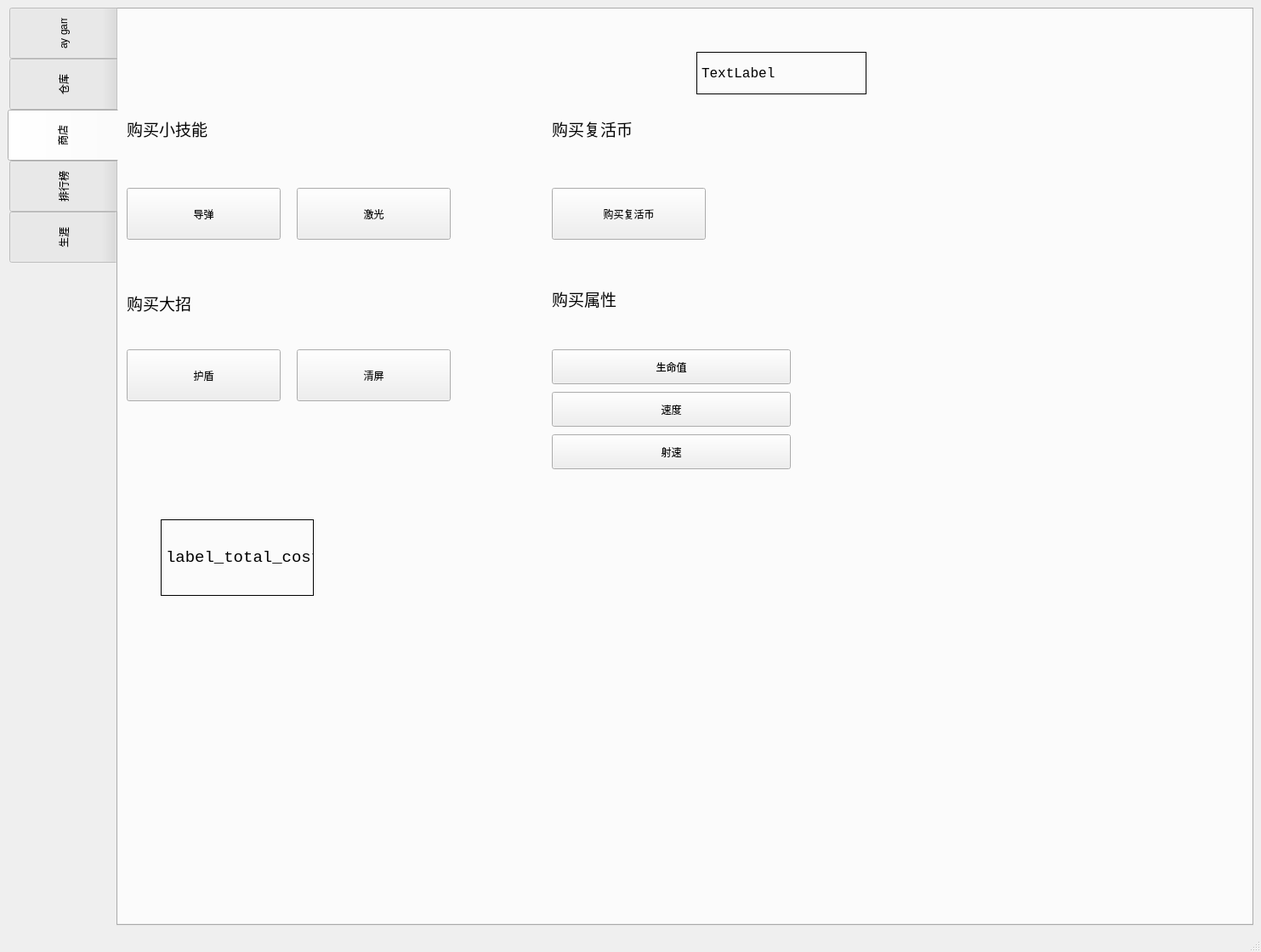
<?xml version="1.0" encoding="UTF-8"?>
<ui version="4.0">
 <class>MainWindow</class>
 <widget class="QMainWindow" name="MainWindow">
  <property name="geometry">
   <rect>
    <x>0</x>
    <y>0</y>
    <width>1483</width>
    <height>1120</height>
   </rect>
  </property>
  <property name="windowTitle">
   <string>MainWindow</string>
  </property>
  <widget class="QWidget" name="centralwidget">
   <layout class="QGridLayout" name="gridLayout_2">
    <item row="1" column="0">
     <widget class="QTabWidget" name="tabWidget">
      <property name="styleSheet">
       <string notr="true">QTabBar::tab{width:130}
QTabBar::tab{height:60}</string>
      </property>
      <property name="tabPosition">
       <enum>QTabWidget::West</enum>
      </property>
      <property name="tabShape">
       <enum>QTabWidget::Rounded</enum>
      </property>
      <property name="currentIndex">
       <number>2</number>
      </property>
      <property name="elideMode">
       <enum>Qt::ElideNone</enum>
      </property>
      <property name="usesScrollButtons">
       <bool>true</bool>
      </property>
      <property name="tabsClosable">
       <bool>false</bool>
      </property>
      <property name="movable">
       <bool>false</bool>
      </property>
      <widget class="QWidget" name="tab_3">
       <attribute name="title">
        <string>play game</string>
       </attribute>
       <widget class="QLabel" name="label">
        <property name="geometry">
         <rect>
          <x>100</x>
          <y>110</y>
          <width>131</width>
          <height>61</height>
         </rect>
        </property>
        <property name="font">
         <font>
          <family>华文新魏</family>
          <pointsize>14</pointsize>
         </font>
        </property>
        <property name="text">
         <string>选择难度</string>
        </property>
       </widget>
       <widget class="QComboBox" name="comboBox_choose_level">
        <property name="geometry">
         <rect>
          <x>280</x>
          <y>120</y>
          <width>161</width>
          <height>41</height>
         </rect>
        </property>
        <property name="font">
         <font>
          <family>Consolas</family>
          <pointsize>14</pointsize>
         </font>
        </property>
        <item>
         <property name="text">
          <string>easy</string>
         </property>
        </item>
        <item>
         <property name="text">
          <string>normal</string>
         </property>
        </item>
        <item>
         <property name="text">
          <string>hard</string>
         </property>
        </item>
        <item>
         <property name="text">
          <string>lunatic</string>
         </property>
        </item>
       </widget>
       <widget class="QPushButton" name="btn_to_mainscene">
        <property name="geometry">
         <rect>
          <x>330</x>
          <y>340</y>
          <width>241</width>
          <height>51</height>
         </rect>
        </property>
        <property name="font">
         <font>
          <family>Consolas</family>
          <pointsize>16</pointsize>
         </font>
        </property>
        <property name="text">
         <string>开始游戏</string>
        </property>
       </widget>
       <widget class="QLabel" name="label_5">
        <property name="geometry">
         <rect>
          <x>100</x>
          <y>230</y>
          <width>131</width>
          <height>61</height>
         </rect>
        </property>
        <property name="font">
         <font>
          <family>华文新魏</family>
          <pointsize>14</pointsize>
         </font>
        </property>
        <property name="text">
         <string>选择模式</string>
        </property>
       </widget>
       <widget class="QComboBox" name="comboBox_choose_model">
        <property name="geometry">
         <rect>
          <x>280</x>
          <y>240</y>
          <width>161</width>
          <height>41</height>
         </rect>
        </property>
        <property name="font">
         <font>
          <family>Consolas</family>
          <pointsize>14</pointsize>
         </font>
        </property>
        <item>
         <property name="text">
          <string>普通模式</string>
         </property>
        </item>
        <item>
         <property name="text">
          <string>无尽模式</string>
         </property>
        </item>
       </widget>
      </widget>
      <widget class="QWidget" name="tab_5">
       <attribute name="title">
        <string>仓库</string>
       </attribute>
       <widget class="QLabel" name="label_has_reborn_coin">
        <property name="geometry">
         <rect>
          <x>30</x>
          <y>70</y>
          <width>311</width>
          <height>41</height>
         </rect>
        </property>
        <property name="font">
         <font>
          <family>Consolas</family>
          <pointsize>12</pointsize>
         </font>
        </property>
        <property name="frameShape">
         <enum>QFrame::Panel</enum>
        </property>
        <property name="text">
         <string>label_has_reborn_coin</string>
        </property>
       </widget>
       <widget class="QLabel" name="label_has_missle">
        <property name="geometry">
         <rect>
          <x>30</x>
          <y>250</y>
          <width>311</width>
          <height>41</height>
         </rect>
        </property>
        <property name="font">
         <font>
          <family>Consolas</family>
          <pointsize>12</pointsize>
         </font>
        </property>
        <property name="frameShape">
         <enum>QFrame::Panel</enum>
        </property>
        <property name="text">
         <string>导弹(已拥有)</string>
        </property>
       </widget>
       <widget class="QLabel" name="label_has_laser">
        <property name="geometry">
         <rect>
          <x>30</x>
          <y>310</y>
          <width>311</width>
          <height>41</height>
         </rect>
        </property>
        <property name="font">
         <font>
          <family>Consolas</family>
          <pointsize>12</pointsize>
         </font>
        </property>
        <property name="frameShape">
         <enum>QFrame::Panel</enum>
        </property>
        <property name="text">
         <string>激光(已拥有)</string>
        </property>
       </widget>
       <widget class="QLabel" name="label_has_shield">
        <property name="geometry">
         <rect>
          <x>30</x>
          <y>370</y>
          <width>311</width>
          <height>41</height>
         </rect>
        </property>
        <property name="font">
         <font>
          <family>Consolas</family>
          <pointsize>12</pointsize>
         </font>
        </property>
        <property name="frameShape">
         <enum>QFrame::Panel</enum>
        </property>
        <property name="text">
         <string>护盾(已拥有)</string>
        </property>
       </widget>
       <widget class="QLabel" name="label_has_screenclear">
        <property name="geometry">
         <rect>
          <x>30</x>
          <y>430</y>
          <width>311</width>
          <height>41</height>
         </rect>
        </property>
        <property name="font">
         <font>
          <family>Consolas</family>
          <pointsize>12</pointsize>
         </font>
        </property>
        <property name="frameShape">
         <enum>QFrame::Panel</enum>
        </property>
        <property name="text">
         <string>清屏(已拥有)</string>
        </property>
       </widget>
       <widget class="QLabel" name="label_has_coins">
        <property name="geometry">
         <rect>
          <x>680</x>
          <y>50</y>
          <width>200</width>
          <height>50</height>
         </rect>
        </property>
        <property name="font">
         <font>
          <family>Consolas</family>
          <pointsize>12</pointsize>
         </font>
        </property>
        <property name="frameShape">
         <enum>QFrame::Panel</enum>
        </property>
        <property name="text">
         <string>label_has_coins</string>
        </property>
       </widget>
       <widget class="QLabel" name="label_has_missle_no">
        <property name="geometry">
         <rect>
          <x>370</x>
          <y>250</y>
          <width>311</width>
          <height>41</height>
         </rect>
        </property>
        <property name="font">
         <font>
          <family>Consolas</family>
          <pointsize>12</pointsize>
         </font>
        </property>
        <property name="frameShape">
         <enum>QFrame::Panel</enum>
        </property>
        <property name="text">
         <string>导弹(未拥有)</string>
        </property>
       </widget>
       <widget class="QLabel" name="label_has_laser_no">
        <property name="geometry">
         <rect>
          <x>370</x>
          <y>310</y>
          <width>311</width>
          <height>41</height>
         </rect>
        </property>
        <property name="font">
         <font>
          <family>Consolas</family>
          <pointsize>12</pointsize>
         </font>
        </property>
        <property name="frameShape">
         <enum>QFrame::Panel</enum>
        </property>
        <property name="text">
         <string>激光(未拥有)</string>
        </property>
       </widget>
       <widget class="QLabel" name="label_has_shield_no">
        <property name="geometry">
         <rect>
          <x>370</x>
          <y>370</y>
          <width>311</width>
          <height>41</height>
         </rect>
        </property>
        <property name="font">
         <font>
          <family>Consolas</family>
          <pointsize>12</pointsize>
         </font>
        </property>
        <property name="frameShape">
         <enum>QFrame::Panel</enum>
        </property>
        <property name="text">
         <string>护盾(未拥有)</string>
        </property>
       </widget>
       <widget class="QLabel" name="label_has_screenclear_no">
        <property name="geometry">
         <rect>
          <x>370</x>
          <y>430</y>
          <width>311</width>
          <height>41</height>
         </rect>
        </property>
        <property name="font">
         <font>
          <family>Consolas</family>
          <pointsize>12</pointsize>
         </font>
        </property>
        <property name="frameShape">
         <enum>QFrame::Panel</enum>
        </property>
        <property name="text">
         <string>清屏(未拥有)</string>
        </property>
       </widget>
       <widget class="QLabel" name="label_skill">
        <property name="geometry">
         <rect>
          <x>30</x>
          <y>170</y>
          <width>311</width>
          <height>41</height>
         </rect>
        </property>
        <property name="font">
         <font>
          <family>Consolas</family>
          <pointsize>12</pointsize>
         </font>
        </property>
        <property name="frameShape">
         <enum>QFrame::Box</enum>
        </property>
        <property name="frameShadow">
         <enum>QFrame::Sunken</enum>
        </property>
        <property name="text">
         <string>技能拥有情况:</string>
        </property>
       </widget>
      </widget>
      <widget class="QWidget" name="tab_store">
       <attribute name="title">
        <string>商店</string>
       </attribute>
       <widget class="QPushButton" name="btn_skill_missle">
        <property name="geometry">
         <rect>
          <x>10</x>
          <y>210</y>
          <width>181</width>
          <height>61</height>
         </rect>
        </property>
        <property name="text">
         <string>导弹</string>
        </property>
       </widget>
       <widget class="QPushButton" name="btn_skill_laser">
        <property name="geometry">
         <rect>
          <x>210</x>
          <y>210</y>
          <width>181</width>
          <height>61</height>
         </rect>
        </property>
        <property name="text">
         <string>激光</string>
        </property>
       </widget>
       <widget class="QPushButton" name="btn_skill_shield">
        <property name="geometry">
         <rect>
          <x>10</x>
          <y>400</y>
          <width>181</width>
          <height>61</height>
         </rect>
        </property>
        <property name="text">
         <string>护盾</string>
        </property>
       </widget>
       <widget class="QPushButton" name="btn_skill_screenclear">
        <property name="geometry">
         <rect>
          <x>210</x>
          <y>400</y>
          <width>181</width>
          <height>61</height>
         </rect>
        </property>
        <property name="text">
         <string>清屏</string>
        </property>
       </widget>
       <widget class="QLabel" name="label_value_of_coins">
        <property name="geometry">
         <rect>
          <x>680</x>
          <y>50</y>
          <width>200</width>
          <height>50</height>
         </rect>
        </property>
        <property name="font">
         <font>
          <family>Consolas</family>
          <pointsize>12</pointsize>
         </font>
        </property>
        <property name="frameShape">
         <enum>QFrame::Panel</enum>
        </property>
        <property name="frameShadow">
         <enum>QFrame::Plain</enum>
        </property>
        <property name="text">
         <string>TextLabel</string>
        </property>
       </widget>
       <widget class="QLabel" name="label_2">
        <property name="geometry">
         <rect>
          <x>10</x>
          <y>120</y>
          <width>281</width>
          <height>41</height>
         </rect>
        </property>
        <property name="font">
         <font>
          <family>Consolas</family>
          <pointsize>14</pointsize>
         </font>
        </property>
        <property name="text">
         <string>购买小技能</string>
        </property>
       </widget>
       <widget class="QLabel" name="label_3">
        <property name="geometry">
         <rect>
          <x>10</x>
          <y>320</y>
          <width>171</width>
          <height>51</height>
         </rect>
        </property>
        <property name="font">
         <font>
          <family>Consolas</family>
          <pointsize>14</pointsize>
         </font>
        </property>
        <property name="text">
         <string>购买大招</string>
        </property>
       </widget>
       <widget class="QPushButton" name="btn_reborn_coin">
        <property name="geometry">
         <rect>
          <x>510</x>
          <y>210</y>
          <width>181</width>
          <height>61</height>
         </rect>
        </property>
        <property name="text">
         <string>购买复活币</string>
        </property>
       </widget>
       <widget class="QLabel" name="label_4">
        <property name="geometry">
         <rect>
          <x>510</x>
          <y>120</y>
          <width>281</width>
          <height>41</height>
         </rect>
        </property>
        <property name="font">
         <font>
          <family>Consolas</family>
          <pointsize>14</pointsize>
         </font>
        </property>
        <property name="text">
         <string>购买复活币</string>
        </property>
       </widget>
       <widget class="QLabel" name="label_14">
        <property name="geometry">
         <rect>
          <x>510</x>
          <y>320</y>
          <width>281</width>
          <height>41</height>
         </rect>
        </property>
        <property name="font">
         <font>
          <family>Consolas</family>
          <pointsize>14</pointsize>
         </font>
        </property>
        <property name="text">
         <string>购买属性</string>
        </property>
       </widget>
       <widget class="QPushButton" name="btn_health">
        <property name="geometry">
         <rect>
          <x>510</x>
          <y>400</y>
          <width>281</width>
          <height>41</height>
         </rect>
        </property>
        <property name="text">
         <string>生命值</string>
        </property>
       </widget>
       <widget class="QPushButton" name="btn_speed">
        <property name="geometry">
         <rect>
          <x>510</x>
          <y>450</y>
          <width>281</width>
          <height>41</height>
         </rect>
        </property>
        <property name="text">
         <string>速度</string>
        </property>
       </widget>
       <widget class="QPushButton" name="btn_bulletinterval">
        <property name="geometry">
         <rect>
          <x>510</x>
          <y>500</y>
          <width>281</width>
          <height>41</height>
         </rect>
        </property>
        <property name="text">
         <string>射速</string>
        </property>
       </widget>
       <widget class="QLabel" name="label_total_cost">
        <property name="geometry">
         <rect>
          <x>50</x>
          <y>600</y>
          <width>180</width>
          <height>90</height>
         </rect>
        </property>
        <property name="font">
         <font>
          <family>Consolas</family>
          <pointsize>14</pointsize>
         </font>
        </property>
        <property name="frameShape">
         <enum>QFrame::Panel</enum>
        </property>
        <property name="text">
         <string>label_total_cost</string>
        </property>
       </widget>
      </widget>
      <widget class="QWidget" name="tab">
       <attribute name="title">
        <string>排行榜</string>
       </attribute>
       <layout class="QGridLayout" name="gridLayout_3">
        <item row="0" column="0">
         <widget class="QTabWidget" name="tabWidget_2">
          <property name="currentIndex">
           <number>0</number>
          </property>
          <widget class="QWidget" name="tab_6">
           <attribute name="title">
            <string>普通模式</string>
           </attribute>
           <widget class="QLabel" name="label_common_3">
            <property name="geometry">
             <rect>
              <x>90</x>
              <y>190</y>
              <width>591</width>
              <height>41</height>
             </rect>
            </property>
            <property name="font">
             <font>
              <family>Consolas</family>
              <pointsize>12</pointsize>
             </font>
            </property>
            <property name="frameShape">
             <enum>QFrame::Panel</enum>
            </property>
            <property name="text">
             <string>label_has_reborn_coin</string>
            </property>
           </widget>
           <widget class="QLabel" name="label_common_2">
            <property name="geometry">
             <rect>
              <x>90</x>
              <y>140</y>
              <width>591</width>
              <height>41</height>
             </rect>
            </property>
            <property name="font">
             <font>
              <family>Consolas</family>
              <pointsize>12</pointsize>
             </font>
            </property>
            <property name="frameShape">
             <enum>QFrame::Panel</enum>
            </property>
            <property name="text">
             <string>label_has_reborn_coin</string>
            </property>
           </widget>
           <widget class="QLabel" name="label_common_1">
            <property name="geometry">
             <rect>
              <x>90</x>
              <y>90</y>
              <width>591</width>
              <height>41</height>
             </rect>
            </property>
            <property name="font">
             <font>
              <family>Consolas</family>
              <pointsize>12</pointsize>
             </font>
            </property>
            <property name="frameShape">
             <enum>QFrame::Panel</enum>
            </property>
            <property name="text">
             <string>label_has_reborn_coin</string>
            </property>
           </widget>
           <widget class="QLabel" name="label_common_0">
            <property name="geometry">
             <rect>
              <x>90</x>
              <y>40</y>
              <width>591</width>
              <height>41</height>
             </rect>
            </property>
            <property name="font">
             <font>
              <family>Consolas</family>
              <pointsize>12</pointsize>
             </font>
            </property>
            <property name="frameShape">
             <enum>QFrame::Panel</enum>
            </property>
            <property name="text">
             <string>label_has_reborn_coin</string>
            </property>
           </widget>
           <widget class="QLabel" name="label_common_4">
            <property name="geometry">
             <rect>
              <x>90</x>
              <y>240</y>
              <width>591</width>
              <height>41</height>
             </rect>
            </property>
            <property name="font">
             <font>
              <family>Consolas</family>
              <pointsize>12</pointsize>
             </font>
            </property>
            <property name="frameShape">
             <enum>QFrame::Panel</enum>
            </property>
            <property name="text">
             <string>label_has_reborn_coin</string>
            </property>
           </widget>
           <widget class="QLabel" name="label_common_6">
            <property name="geometry">
             <rect>
              <x>90</x>
              <y>340</y>
              <width>591</width>
              <height>41</height>
             </rect>
            </property>
            <property name="font">
             <font>
              <family>Consolas</family>
              <pointsize>12</pointsize>
             </font>
            </property>
            <property name="frameShape">
             <enum>QFrame::Panel</enum>
            </property>
            <property name="text">
             <string>label_has_reborn_coin</string>
            </property>
           </widget>
           <widget class="QLabel" name="label_common_8">
            <property name="geometry">
             <rect>
              <x>90</x>
              <y>440</y>
              <width>591</width>
              <height>41</height>
             </rect>
            </property>
            <property name="font">
             <font>
              <family>Consolas</family>
              <pointsize>12</pointsize>
             </font>
            </property>
            <property name="frameShape">
             <enum>QFrame::Panel</enum>
            </property>
            <property name="text">
             <string>label_has_reborn_coin</string>
            </property>
           </widget>
           <widget class="QLabel" name="label_common_5">
            <property name="geometry">
             <rect>
              <x>90</x>
              <y>290</y>
              <width>591</width>
              <height>41</height>
             </rect>
            </property>
            <property name="font">
             <font>
              <family>Consolas</family>
              <pointsize>12</pointsize>
             </font>
            </property>
            <property name="frameShape">
             <enum>QFrame::Panel</enum>
            </property>
            <property name="text">
             <string>label_has_reborn_coin</string>
            </property>
           </widget>
           <widget class="QLabel" name="label_common_7">
            <property name="geometry">
             <rect>
              <x>90</x>
              <y>390</y>
              <width>591</width>
              <height>41</height>
             </rect>
            </property>
            <property name="font">
             <font>
              <family>Consolas</family>
              <pointsize>12</pointsize>
             </font>
            </property>
            <property name="frameShape">
             <enum>QFrame::Panel</enum>
            </property>
            <property name="text">
             <string>label_has_reborn_coin</string>
            </property>
           </widget>
           <widget class="QLabel" name="label_common_9">
            <property name="geometry">
             <rect>
              <x>90</x>
              <y>490</y>
              <width>591</width>
              <height>41</height>
             </rect>
            </property>
            <property name="font">
             <font>
              <family>Consolas</family>
              <pointsize>12</pointsize>
             </font>
            </property>
            <property name="frameShape">
             <enum>QFrame::Panel</enum>
            </property>
            <property name="text">
             <string>label_has_reborn_coin</string>
            </property>
           </widget>
          </widget>
          <widget class="QWidget" name="tab_7">
           <attribute name="title">
            <string>无尽模式</string>
           </attribute>
           <widget class="QLabel" name="label_endless_3">
            <property name="geometry">
             <rect>
              <x>90</x>
              <y>190</y>
              <width>591</width>
              <height>41</height>
             </rect>
            </property>
            <property name="font">
             <font>
              <family>Consolas</family>
              <pointsize>12</pointsize>
             </font>
            </property>
            <property name="frameShape">
             <enum>QFrame::Panel</enum>
            </property>
            <property name="text">
             <string>label_has_reborn_coin</string>
            </property>
           </widget>
           <widget class="QLabel" name="label_endless_4">
            <property name="geometry">
             <rect>
              <x>90</x>
              <y>240</y>
              <width>591</width>
              <height>41</height>
             </rect>
            </property>
            <property name="font">
             <font>
              <family>Consolas</family>
              <pointsize>12</pointsize>
             </font>
            </property>
            <property name="frameShape">
             <enum>QFrame::Panel</enum>
            </property>
            <property name="text">
             <string>label_has_reborn_coin</string>
            </property>
           </widget>
           <widget class="QLabel" name="label_endless_0">
            <property name="geometry">
             <rect>
              <x>90</x>
              <y>40</y>
              <width>591</width>
              <height>41</height>
             </rect>
            </property>
            <property name="font">
             <font>
              <family>Consolas</family>
              <pointsize>12</pointsize>
             </font>
            </property>
            <property name="frameShape">
             <enum>QFrame::Panel</enum>
            </property>
            <property name="text">
             <string>label_has_reborn_coin</string>
            </property>
           </widget>
           <widget class="QLabel" name="label_endless_1">
            <property name="geometry">
             <rect>
              <x>90</x>
              <y>90</y>
              <width>591</width>
              <height>41</height>
             </rect>
            </property>
            <property name="font">
             <font>
              <family>Consolas</family>
              <pointsize>12</pointsize>
             </font>
            </property>
            <property name="frameShape">
             <enum>QFrame::Panel</enum>
            </property>
            <property name="text">
             <string>label_has_reborn_coin</string>
            </property>
           </widget>
           <widget class="QLabel" name="label_endless_2">
            <property name="geometry">
             <rect>
              <x>90</x>
              <y>140</y>
              <width>591</width>
              <height>41</height>
             </rect>
            </property>
            <property name="font">
             <font>
              <family>Consolas</family>
              <pointsize>12</pointsize>
             </font>
            </property>
            <property name="frameShape">
             <enum>QFrame::Panel</enum>
            </property>
            <property name="text">
             <string>label_has_reborn_coin</string>
            </property>
           </widget>
           <widget class="QLabel" name="label_endless_9">
            <property name="geometry">
             <rect>
              <x>90</x>
              <y>490</y>
              <width>591</width>
              <height>41</height>
             </rect>
            </property>
            <property name="font">
             <font>
              <family>Consolas</family>
              <pointsize>12</pointsize>
             </font>
            </property>
            <property name="frameShape">
             <enum>QFrame::Panel</enum>
            </property>
            <property name="text">
             <string>label_has_reborn_coin</string>
            </property>
           </widget>
           <widget class="QLabel" name="label_endless_5">
            <property name="geometry">
             <rect>
              <x>90</x>
              <y>290</y>
              <width>591</width>
              <height>41</height>
             </rect>
            </property>
            <property name="font">
             <font>
              <family>Consolas</family>
              <pointsize>12</pointsize>
             </font>
            </property>
            <property name="frameShape">
             <enum>QFrame::Panel</enum>
            </property>
            <property name="text">
             <string>label_has_reborn_coin</string>
            </property>
           </widget>
           <widget class="QLabel" name="label_endless_6">
            <property name="geometry">
             <rect>
              <x>90</x>
              <y>340</y>
              <width>591</width>
              <height>41</height>
             </rect>
            </property>
            <property name="font">
             <font>
              <family>Consolas</family>
              <pointsize>12</pointsize>
             </font>
            </property>
            <property name="frameShape">
             <enum>QFrame::Panel</enum>
            </property>
            <property name="text">
             <string>label_has_reborn_coin</string>
            </property>
           </widget>
           <widget class="QLabel" name="label_endless_8">
            <property name="geometry">
             <rect>
              <x>90</x>
              <y>440</y>
              <width>591</width>
              <height>41</height>
             </rect>
            </property>
            <property name="font">
             <font>
              <family>Consolas</family>
              <pointsize>12</pointsize>
             </font>
            </property>
            <property name="frameShape">
             <enum>QFrame::Panel</enum>
            </property>
            <property name="text">
             <string>label_has_reborn_coin</string>
            </property>
           </widget>
           <widget class="QLabel" name="label_endless_7">
            <property name="geometry">
             <rect>
              <x>90</x>
              <y>390</y>
              <width>591</width>
              <height>41</height>
             </rect>
            </property>
            <property name="font">
             <font>
              <family>Consolas</family>
              <pointsize>12</pointsize>
             </font>
            </property>
            <property name="frameShape">
             <enum>QFrame::Panel</enum>
            </property>
            <property name="text">
             <string>label_has_reborn_coin</string>
            </property>
           </widget>
          </widget>
         </widget>
        </item>
       </layout>
      </widget>
      <widget class="QWidget" name="tab_4">
       <attribute name="title">
        <string>生涯</string>
       </attribute>
       <widget class="QLabel" name="label_destorycommonenemy">
        <property name="geometry">
         <rect>
          <x>20</x>
          <y>110</y>
          <width>231</width>
          <height>36</height>
         </rect>
        </property>
        <property name="font">
         <font>
          <family>Consolas</family>
          <pointsize>12</pointsize>
         </font>
        </property>
        <property name="frameShape">
         <enum>QFrame::Panel</enum>
        </property>
        <property name="text">
         <string>label_destorycommonenemy</string>
        </property>
       </widget>
       <widget class="QLabel" name="label_destoryshootenemy">
        <property name="geometry">
         <rect>
          <x>20</x>
          <y>150</y>
          <width>231</width>
          <height>36</height>
         </rect>
        </property>
        <property name="font">
         <font>
          <family>Consolas</family>
          <pointsize>12</pointsize>
         </font>
        </property>
        <property name="frameShape">
         <enum>QFrame::Panel</enum>
        </property>
        <property name="text">
         <string>label_destoryshootenemy</string>
        </property>
       </widget>
       <widget class="QLabel" name="label_destoryspeedenemy">
        <property name="geometry">
         <rect>
          <x>20</x>
          <y>190</y>
          <width>231</width>
          <height>36</height>
         </rect>
        </property>
        <property name="font">
         <font>
          <family>Consolas</family>
          <pointsize>12</pointsize>
         </font>
        </property>
        <property name="frameShape">
         <enum>QFrame::Panel</enum>
        </property>
        <property name="text">
         <string>label_destoryspeedenemy</string>
        </property>
       </widget>
       <widget class="QLabel" name="label_crashtime">
        <property name="geometry">
         <rect>
          <x>410</x>
          <y>40</y>
          <width>241</width>
          <height>36</height>
         </rect>
        </property>
        <property name="font">
         <font>
          <family>Consolas</family>
          <pointsize>12</pointsize>
         </font>
        </property>
        <property name="frameShape">
         <enum>QFrame::Panel</enum>
        </property>
        <property name="text">
         <string>label_crashtime</string>
        </property>
       </widget>
       <widget class="QLabel" name="label_beshottime">
        <property name="geometry">
         <rect>
          <x>410</x>
          <y>90</y>
          <width>241</width>
          <height>36</height>
         </rect>
        </property>
        <property name="font">
         <font>
          <family>Consolas</family>
          <pointsize>12</pointsize>
         </font>
        </property>
        <property name="frameShape">
         <enum>QFrame::Panel</enum>
        </property>
        <property name="text">
         <string>label_beshottime</string>
        </property>
       </widget>
       <widget class="QLabel" name="label_6">
        <property name="geometry">
         <rect>
          <x>30</x>
          <y>90</y>
          <width>101</width>
          <height>16</height>
         </rect>
        </property>
        <property name="text">
         <string>击毁敌机数</string>
        </property>
       </widget>
       <widget class="QLabel" name="label_7">
        <property name="geometry">
         <rect>
          <x>10</x>
          <y>90</y>
          <width>251</width>
          <height>141</height>
         </rect>
        </property>
        <property name="frameShape">
         <enum>QFrame::Panel</enum>
        </property>
        <property name="text">
         <string/>
        </property>
       </widget>
       <widget class="QLabel" name="label_destoryedbycommonenemy">
        <property name="geometry">
         <rect>
          <x>20</x>
          <y>310</y>
          <width>231</width>
          <height>36</height>
         </rect>
        </property>
        <property name="font">
         <font>
          <family>Consolas</family>
          <pointsize>12</pointsize>
         </font>
        </property>
        <property name="frameShape">
         <enum>QFrame::Panel</enum>
        </property>
        <property name="text">
         <string>label_destoryedbycommonenemy</string>
        </property>
       </widget>
       <widget class="QLabel" name="label_lasertime">
        <property name="geometry">
         <rect>
          <x>410</x>
          <y>250</y>
          <width>241</width>
          <height>36</height>
         </rect>
        </property>
        <property name="font">
         <font>
          <family>Consolas</family>
          <pointsize>12</pointsize>
         </font>
        </property>
        <property name="frameShape">
         <enum>QFrame::Panel</enum>
        </property>
        <property name="text">
         <string>label_lasertime</string>
        </property>
       </widget>
       <widget class="QLabel" name="label_destroyedbyshootenemy">
        <property name="geometry">
         <rect>
          <x>20</x>
          <y>350</y>
          <width>231</width>
          <height>36</height>
         </rect>
        </property>
        <property name="font">
         <font>
          <family>Consolas</family>
          <pointsize>12</pointsize>
         </font>
        </property>
        <property name="frameShape">
         <enum>QFrame::Panel</enum>
        </property>
        <property name="text">
         <string>label_destroyedbyshootenemy</string>
        </property>
       </widget>
       <widget class="QLabel" name="label_destroyedbyspeedenemy">
        <property name="geometry">
         <rect>
          <x>20</x>
          <y>390</y>
          <width>231</width>
          <height>36</height>
         </rect>
        </property>
        <property name="font">
         <font>
          <family>Consolas</family>
          <pointsize>12</pointsize>
         </font>
        </property>
        <property name="frameShape">
         <enum>QFrame::Panel</enum>
        </property>
        <property name="text">
         <string>label_destroyedbyspeedenemy</string>
        </property>
       </widget>
       <widget class="QLabel" name="label_missletime">
        <property name="geometry">
         <rect>
          <x>410</x>
          <y>300</y>
          <width>241</width>
          <height>36</height>
         </rect>
        </property>
        <property name="font">
         <font>
          <family>Consolas</family>
          <pointsize>12</pointsize>
         </font>
        </property>
        <property name="frameShape">
         <enum>QFrame::Panel</enum>
        </property>
        <property name="text">
         <string>label_missletime</string>
        </property>
       </widget>
       <widget class="QLabel" name="label_shieldtime">
        <property name="geometry">
         <rect>
          <x>410</x>
          <y>350</y>
          <width>241</width>
          <height>36</height>
         </rect>
        </property>
        <property name="font">
         <font>
          <family>Consolas</family>
          <pointsize>12</pointsize>
         </font>
        </property>
        <property name="frameShape">
         <enum>QFrame::Panel</enum>
        </property>
        <property name="text">
         <string>label_shieldtime</string>
        </property>
       </widget>
       <widget class="QLabel" name="label_myplaneshoottime">
        <property name="geometry">
         <rect>
          <x>20</x>
          <y>480</y>
          <width>241</width>
          <height>36</height>
         </rect>
        </property>
        <property name="font">
         <font>
          <family>Consolas</family>
          <pointsize>12</pointsize>
         </font>
        </property>
        <property name="frameShape">
         <enum>QFrame::Panel</enum>
        </property>
        <property name="text">
         <string>label_myplaneshoottime</string>
        </property>
       </widget>
       <widget class="QLabel" name="label_cure">
        <property name="geometry">
         <rect>
          <x>20</x>
          <y>580</y>
          <width>241</width>
          <height>36</height>
         </rect>
        </property>
        <property name="font">
         <font>
          <family>Consolas</family>
          <pointsize>12</pointsize>
         </font>
        </property>
        <property name="frameShape">
         <enum>QFrame::Panel</enum>
        </property>
        <property name="text">
         <string>label_cure</string>
        </property>
       </widget>
       <widget class="QLabel" name="label_injury">
        <property name="geometry">
         <rect>
          <x>20</x>
          <y>530</y>
          <width>241</width>
          <height>36</height>
         </rect>
        </property>
        <property name="font">
         <font>
          <family>Consolas</family>
          <pointsize>12</pointsize>
         </font>
        </property>
        <property name="frameShape">
         <enum>QFrame::Panel</enum>
        </property>
        <property name="text">
         <string>label_injury</string>
        </property>
       </widget>
       <widget class="QLabel" name="label_destroyedbyboss">
        <property name="geometry">
         <rect>
          <x>410</x>
          <y>560</y>
          <width>241</width>
          <height>36</height>
         </rect>
        </property>
        <property name="font">
         <font>
          <family>Consolas</family>
          <pointsize>12</pointsize>
         </font>
        </property>
        <property name="frameShape">
         <enum>QFrame::Panel</enum>
        </property>
        <property name="text">
         <string>label_destroyedbyboss</string>
        </property>
       </widget>
       <widget class="QLabel" name="label_destoryboss">
        <property name="geometry">
         <rect>
          <x>410</x>
          <y>520</y>
          <width>241</width>
          <height>36</height>
         </rect>
        </property>
        <property name="font">
         <font>
          <family>Consolas</family>
          <pointsize>12</pointsize>
         </font>
        </property>
        <property name="frameShape">
         <enum>QFrame::Panel</enum>
        </property>
        <property name="text">
         <string>label_destoryboss</string>
        </property>
       </widget>
       <widget class="QLabel" name="label_damageboss">
        <property name="geometry">
         <rect>
          <x>410</x>
          <y>480</y>
          <width>241</width>
          <height>36</height>
         </rect>
        </property>
        <property name="font">
         <font>
          <family>Consolas</family>
          <pointsize>12</pointsize>
         </font>
        </property>
        <property name="frameShape">
         <enum>QFrame::Panel</enum>
        </property>
        <property name="text">
         <string>label_damageboss</string>
        </property>
       </widget>
       <widget class="QLabel" name="label_screencleartime">
        <property name="geometry">
         <rect>
          <x>410</x>
          <y>200</y>
          <width>241</width>
          <height>36</height>
         </rect>
        </property>
        <property name="font">
         <font>
          <family>Consolas</family>
          <pointsize>12</pointsize>
         </font>
        </property>
        <property name="frameShape">
         <enum>QFrame::Panel</enum>
        </property>
        <property name="text">
         <string>label_screencleartime</string>
        </property>
       </widget>
       <widget class="QLabel" name="label_8">
        <property name="geometry">
         <rect>
          <x>20</x>
          <y>290</y>
          <width>131</width>
          <height>21</height>
         </rect>
        </property>
        <property name="text">
         <string>主机被击毁</string>
        </property>
       </widget>
       <widget class="QLabel" name="label_9">
        <property name="geometry">
         <rect>
          <x>10</x>
          <y>290</y>
          <width>251</width>
          <height>141</height>
         </rect>
        </property>
        <property name="frameShape">
         <enum>QFrame::Panel</enum>
        </property>
        <property name="text">
         <string/>
        </property>
       </widget>
       <widget class="QLabel" name="label_10">
        <property name="geometry">
         <rect>
          <x>410</x>
          <y>450</y>
          <width>71</width>
          <height>21</height>
         </rect>
        </property>
        <property name="font">
         <font>
          <family>Consolas</family>
         </font>
        </property>
        <property name="text">
         <string>BOSS</string>
        </property>
       </widget>
       <widget class="QLabel" name="label_11">
        <property name="geometry">
         <rect>
          <x>400</x>
          <y>450</y>
          <width>261</width>
          <height>151</height>
         </rect>
        </property>
        <property name="frameShape">
         <enum>QFrame::Panel</enum>
        </property>
        <property name="text">
         <string/>
        </property>
       </widget>
       <widget class="QLabel" name="label_12">
        <property name="geometry">
         <rect>
          <x>410</x>
          <y>180</y>
          <width>61</width>
          <height>21</height>
         </rect>
        </property>
        <property name="text">
         <string>技能使用</string>
        </property>
       </widget>
       <widget class="QLabel" name="label_13">
        <property name="geometry">
         <rect>
          <x>400</x>
          <y>180</y>
          <width>261</width>
          <height>211</height>
         </rect>
        </property>
        <property name="frameShape">
         <enum>QFrame::Panel</enum>
        </property>
        <property name="text">
         <string/>
        </property>
       </widget>
       <widget class="QLabel" name="label_score">
        <property name="geometry">
         <rect>
          <x>10</x>
          <y>20</y>
          <width>251</width>
          <height>36</height>
         </rect>
        </property>
        <property name="font">
         <font>
          <family>Consolas</family>
          <pointsize>12</pointsize>
         </font>
        </property>
        <property name="frameShape">
         <enum>QFrame::Panel</enum>
        </property>
        <property name="text">
         <string>label_score</string>
        </property>
       </widget>
      </widget>
     </widget>
    </item>
   </layout>
  </widget>
  <widget class="QMenuBar" name="menubar">
   <property name="geometry">
    <rect>
     <x>0</x>
     <y>0</y>
     <width>1483</width>
     <height>23</height>
    </rect>
   </property>
  </widget>
  <widget class="QStatusBar" name="statusbar"/>
 </widget>
 <resources/>
 <connections/>
</ui>
